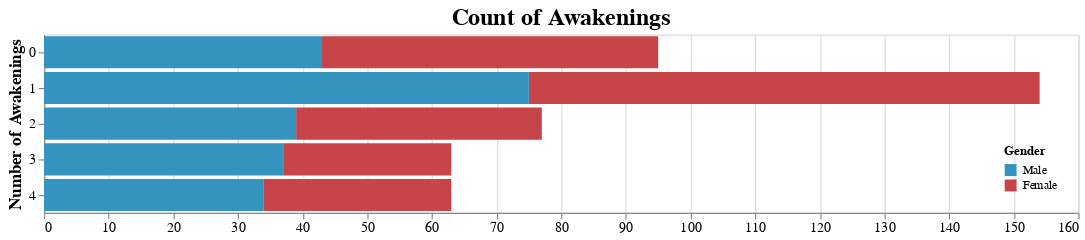

Notebook source saved alongside this figure:
### Code cell
alt.layer(awakening_bar,error_bars)#,data=df_local)
#awakening_bar
#error_bars
#age_sleepdur_bar

### Figure 1 — Vega-Lite specification as saved in the notebook (floating-point values rounded to 4 significant figures; data arrays with more than 128 entries replaced by an {"elided": "..."} marker saying what was removed)
{"config": {"view": {"continuousWidth": 400, "continuousHeight": 300}}, "layer": [{"mark": "bar", "encoding": {"color": {"field": "Gender", "legend": {"orient": "bottom-right"}, "scale": {"domain": ["Male", "Female"], "range": ["#3493bf", "#c74448"]}, "type": "nominal"}, "tooltip": [{"field": "Awakenings", "type": "quantitative"}, {"aggregate": "count", "type": "quantitative"}], "x": {"aggregate": "count", "axis": {"labelFontSize": 12, "titleFontSize": 14}, "title": null, "type": "quantitative"}, "y": {"axis": {"labelFontSize": 12, "titleFontSize": 14}, "field": "Awakenings", "title": "Number of Awakenings", "type": "ordinal"}}, "height": 150, "title": {"text": ["Count of Awakenings"], "anchor": "middle", "fontSize": 20}, "width": 870}, {"mark": {"type": "errorbar", "extent": "ci"}, "encoding": {"x": {"aggregate": "count", "type": "quantitative"}, "y": {"field": "Awakenings", "type": "ordinal"}}}], "data": {"name": "data-407009e354feeb73c07d980ca3874a9b"}, "$schema": "https://vega.github.io/schema/vega-lite/v4.17.0.json", "datasets": {"data-407009e354feeb73c07d980ca3874a9b": {"elided": "452 records"}}}
